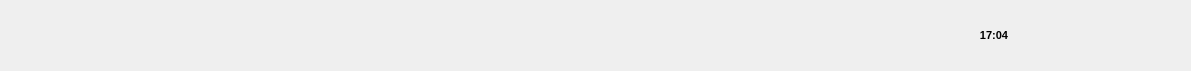
  <widget class="QWidget" name="layoutWidget">
   <property name="geometry">
    <rect>
     <x>10</x>
     <y>10</y>
     <width>1191</width>
     <height>71</height>
    </rect>
   </property>
   <layout class="QGridLayout" name="gridLayout_2">
    <item row="0" column="8">
     <spacer name="horizontalSpacer_11">
      <property name="orientation">
       <enum>Qt::Horizontal</enum>
      </property>
      <property name="sizeType">
       <enum>QSizePolicy::Fixed</enum>
      </property>
      <property name="sizeHint" stdset="0">
       <size>
        <width>13</width>
        <height>20</height>
       </size>
      </property>
     </spacer>
    </item>
    <item row="0" column="5">
     <widget class="QLabel" name="lblwifi">
      <property name="minimumSize">
       <size>
        <width>15</width>
        <height>12</height>
       </size>
      </property>
      <property name="maximumSize">
       <size>
        <width>15</width>
        <height>12</height>
       </size>
      </property>
      <property name="text">
       <string/>
      </property>
      <property name="pixmap">
       <pixmap resource="resources.qrc">:/icons/icons/wifi_full.png</pixmap>
      </property>
      <property name="scaledContents">
       <bool>true</bool>
      </property>
     </widget>
    </item>
    <item row="0" column="3">
     <widget class="QLabel" name="lblTime">
      <property name="font">
       <font>
        <family>Microsoft YaHei UI</family>
        <pointsize>8</pointsize>
        <weight>75</weight>
        <bold>true</bold>
       </font>
      </property>
      <property name="text">
       <string>17:04</string>
      </property>
      <property name="alignment">
       <set>Qt::AlignCenter</set>
      </property>
     </widget>
    </item>
    <item row="0" column="6">
     <spacer name="horizontalSpacer_9">
      <property name="orientation">
       <enum>Qt::Horizontal</enum>
      </property>
      <property name="sizeType">
       <enum>QSizePolicy::Fixed</enum>
      </property>
      <property name="sizeHint" stdset="0">
       <size>
        <width>13</width>
        <height>20</height>
       </size>
      </property>
     </spacer>
    </item>
    <item row="0" column="4">
     <spacer name="horizontalSpacer_5">
      <property name="orientation">
       <enum>Qt::Horizontal</enum>
      </property>
      <property name="sizeType">
       <enum>QSizePolicy::Fixed</enum>
      </property>
      <property name="sizeHint" stdset="0">
       <size>
        <width>13</width>
        <height>20</height>
       </size>
      </property>
     </spacer>
    </item>
    <item row="0" column="1">
     <widget class="QLabel" name="lblLogo">
      <property name="minimumSize">
       <size>
        <width>230</width>
        <height>30</height>
       </size>
      </property>
      <property name="maximumSize">
       <size>
        <width>230</width>
        <height>30</height>
       </size>
      </property>
      <property name="text">
       <string/>
      </property>
      <property name="pixmap">
       <pixmap resource="resources.qrc">:/icons/icons/Logo.png</pixmap>
      </property>
      <property name="scaledContents">
       <bool>true</bool>
      </property>
      <property name="alignment">
       <set>Qt::AlignCenter</set>
      </property>
     </widget>
    </item>
    <item row="0" column="9">
     <widget class="QLabel" name="lblBattery">
      <property name="minimumSize">
       <size>
        <width>24</width>
        <height>12</height>
       </size>
      </property>
      <property name="maximumSize">
       <size>
        <width>24</width>
        <height>12</height>
       </size>
      </property>
      <property name="text">
       <string/>
      </property>
      <property name="pixmap">
       <pixmap resource="resources.qrc">:/icons/icons/battery_full.png</pixmap>
      </property>
      <property name="scaledContents">
       <bool>true</bool>
      </property>
     </widget>
    </item>
    <item row="0" column="0">
     <spacer name="horizontalSpacer_3">
      <property name="orientation">
       <enum>Qt::Horizontal</enum>
      </property>
      <property name="sizeType">
       <enum>QSizePolicy::Fixed</enum>
      </property>
      <property name="sizeHint" stdset="0">
       <size>
        <width>60</width>
        <height>20</height>
       </size>
      </property>
     </spacer>
    </item>
    <item row="0" column="2">
     <spacer name="horizontalSpacer_4">
      <property name="orientation">
       <enum>Qt::Horizontal</enum>
      </property>
      <property name="sizeType">
       <enum>QSizePolicy::Expanding</enum>
      </property>
      <property name="sizeHint" stdset="0">
       <size>
        <width>40</width>
        <height>20</height>
       </size>
      </property>
     </spacer>
    </item>
    <item row="0" column="10">
     <spacer name="horizontalSpacer_10">
      <property name="orientation">
       <enum>Qt::Horizontal</enum>
      </property>
      <property name="sizeType">
       <enum>QSizePolicy::Fixed</enum>
      </property>
      <property name="sizeHint" stdset="0">
       <size>
        <width>60</width>
        <height>13</height>
       </size>
      </property>
     </spacer>
    </item>
    <item row="0" column="7">
     <widget class="QLabel" name="lblSignal">
      <property name="minimumSize">
       <size>
        <width>15</width>
        <height>12</height>
       </size>
      </property>
      <property name="maximumSize">
       <size>
        <width>15</width>
        <height>12</height>
       </size>
      </property>
      <property name="text">
       <string/>
      </property>
      <property name="pixmap">
       <pixmap resource="resources.qrc">:/icons/icons/Signal_Full.png</pixmap>
      </property>
      <property name="scaledContents">
       <bool>true</bool>
      </property>
     </widget>
    </item>
   </layout>
  </widget>
